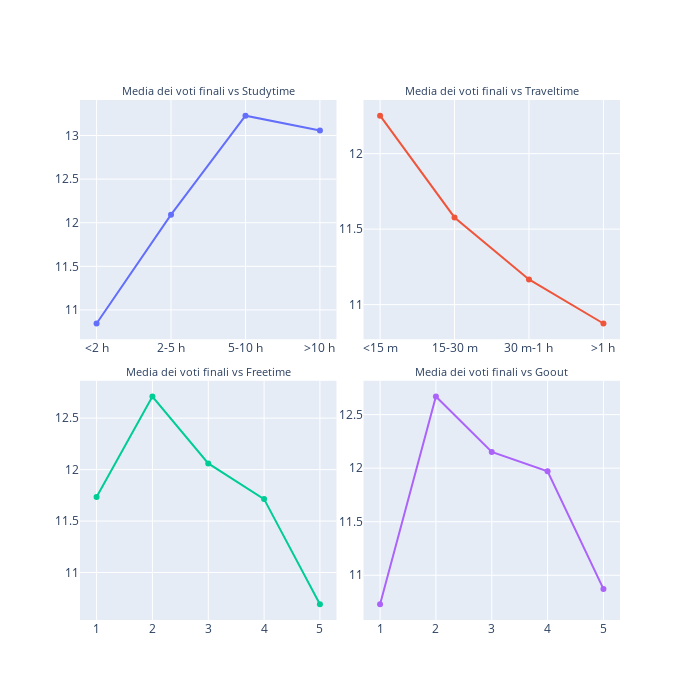

Notebook code for this chart:
### Markdown cell above
<p>
Questa sezione, illustra la relazione tra la gestione del tempo da parte degli studenti e il loro rendimento scolastico, misurato in termini di voto finale. 


Utilizzando quattro grafici a linee, sono state analizzate diverse categorie di gestione del tempo: 
<ul>
    <li>tempo dedicato allo studio (studytime)</li>
    <li>tragitto casa-scuola (traveltime)</li>
    <li>tempo libero (freetime)</li>
    <li>uscite con amici (goout)</li>
</ul>

Questi grafici evidenziano:
<ul>
<li>La correlazione positiva tra rendimento scolastico e quantità di studio, purché non si ecceda.</li>
<li>La diminuzione dei voti all'aumentare della distanza tra casa e scuola.</li>
<li>L'importanza del tempo libero e delle uscite con gli amici come validi alleati dell'apprendimento, se gestiti con equilibrio.</li>
</ul>
</p>

### Code cell
time_management_columns = ['studytime', 'traveltime', 'freetime', 'goout']

studytime_labels = ['<2 h', '2-5 h', '5-10 h', '>10 h']
traveltime_labels = ['<15 m', '15-30 m', '30 m-1 h', '>1 h']

# Create plot
fig = make_subplots(
    rows=2, cols=2,
    subplot_titles=[
        'Media dei voti finali vs Studytime',
        'Media dei voti finali vs Traveltime',
        'Media dei voti finali vs Freetime',
        'Media dei voti finali vs Goout'
    ],
    horizontal_spacing=0.05, 
    vertical_spacing=0.08
)

axes_map = {
    'studytime': (1, 1),
    'traveltime': (1, 2),
    'freetime': (2, 1),
    'goout': (2, 2)
}

# Generate graphs for each time management column
for col in time_management_columns:
    mean_scores = por.groupby(col)["G3"].mean()
    labels = mean_scores.index

    if col == 'studytime':
        labels = studytime_labels
    elif col == 'traveltime':
        labels = traveltime_labels

    row, col_num = axes_map[col]

    fig.add_trace(go.Scatter(
        x=labels,
        y=mean_scores.values,
        mode='lines+markers',
        name=col.capitalize(),
        text=[f'Media: {val:.2f}' for val in mean_scores.values],
        hoverinfo='text+x'
    ), row=row, col=col_num)

fig.update_layout(
    #title='Media dei voti finali rispetto alla gestione del tempo',
    height=700,
    width=700,
    showlegend=False
)

# reduce font-size annotations
for annotation in fig['layout']['annotations']:
    annotation['font'] = {'size': 11} 

fig.show()

### Figure 1 — Plotly figure (JSON) as saved in the notebook; plotly's stock layout.template omitted (floating-point values rounded to 4 significant figures)
{"data": [{"hoverinfo": "text+x", "mode": "lines+markers", "name": "Studytime", "text": ["Media: 10.84", "Media: 12.09", "Media: 13.23", "Media: 13.06"], "type": "scatter", "x": ["<2 h", "2-5 h", "5-10 h", ">10 h"], "xaxis": "x", "y": [10.84, 12.09, 13.23, 13.06], "yaxis": "y"}, {"hoverinfo": "text+x", "mode": "lines+markers", "name": "Traveltime", "text": ["Media: 12.25", "Media: 11.58", "Media: 11.17", "Media: 10.88"], "type": "scatter", "x": ["<15 m", "15-30 m", "30 m-1 h", ">1 h"], "xaxis": "x2", "y": [12.25, 11.58, 11.17, 10.88], "yaxis": "y2"}, {"hoverinfo": "text+x", "mode": "lines+markers", "name": "Freetime", "text": ["Media: 11.73", "Media: 12.71", "Media: 12.06", "Media: 11.71", "Media: 10.69"], "type": "scatter", "x": [1, 2, 3, 4, 5], "xaxis": "x3", "y": [11.73, 12.71, 12.06, 11.71, 10.69], "yaxis": "y3"}, {"hoverinfo": "text+x", "mode": "lines+markers", "name": "Goout", "text": ["Media: 10.73", "Media: 12.67", "Media: 12.15", "Media: 11.97", "Media: 10.87"], "type": "scatter", "x": [1, 2, 3, 4, 5], "xaxis": "x4", "y": [10.73, 12.67, 12.15, 11.97, 10.87], "yaxis": "y4"}], "layout": {"annotations": [{"font": {"size": 11}, "showarrow": false, "text": "Media dei voti finali vs Studytime", "x": 0.2375, "xanchor": "center", "xref": "paper", "y": 1, "yanchor": "bottom", "yref": "paper"}, {"font": {"size": 11}, "showarrow": false, "text": "Media dei voti finali vs Traveltime", "x": 0.7625, "xanchor": "center", "xref": "paper", "y": 1, "yanchor": "bottom", "yref": "paper"}, {"font": {"size": 11}, "showarrow": false, "text": "Media dei voti finali vs Freetime", "x": 0.2375, "xanchor": "center", "xref": "paper", "y": 0.46, "yanchor": "bottom", "yref": "paper"}, {"font": {"size": 11}, "showarrow": false, "text": "Media dei voti finali vs Goout", "x": 0.7625, "xanchor": "center", "xref": "paper", "y": 0.46, "yanchor": "bottom", "yref": "paper"}], "height": 700, "showlegend": false, "width": 700, "xaxis": {"anchor": "y", "domain": [0, 0.475]}, "xaxis2": {"anchor": "y2", "domain": [0.525, 1]}, "xaxis3": {"anchor": "y3", "domain": [0, 0.475]}, "xaxis4": {"anchor": "y4", "domain": [0.525, 1]}, "yaxis": {"anchor": "x", "domain": [0.54, 1]}, "yaxis2": {"anchor": "x2", "domain": [0.54, 1]}, "yaxis3": {"anchor": "x3", "domain": [0, 0.46]}, "yaxis4": {"anchor": "x4", "domain": [0, 0.46]}}}
